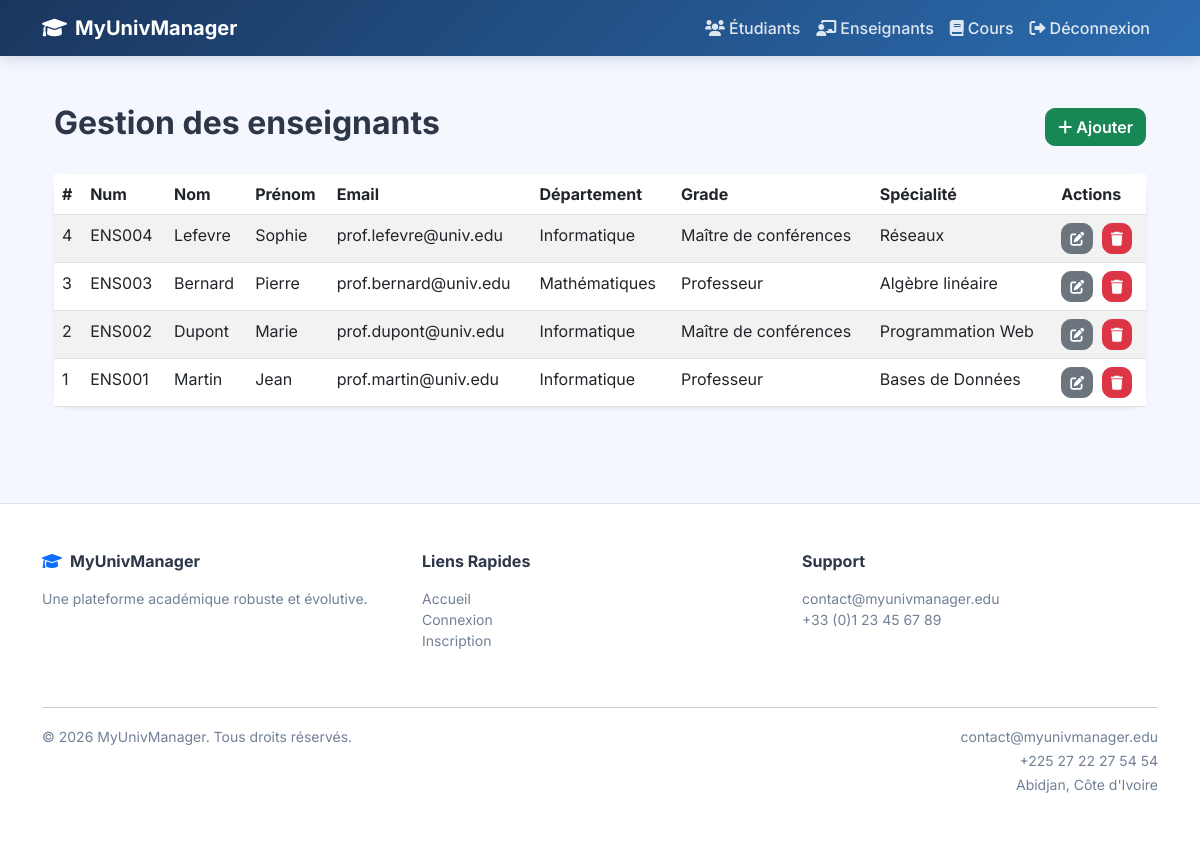
The app's page /backend-php/enseignants.php (signed in) with its own data.
### tables this page shows
CREATE TABLE enseignants (
    idEns INT AUTO_INCREMENT PRIMARY KEY,
    numEns VARCHAR(20) UNIQUE NOT NULL,
    nom VARCHAR(100) NOT NULL,
    prenom VARCHAR(100) NOT NULL,
    email VARCHAR(150),
    departement VARCHAR(100),
    grade VARCHAR(100),
    specialite VARCHAR(150),
    created_at TIMESTAMP DEFAULT CURRENT_TIMESTAMP,
    updated_at TIMESTAMP DEFAULT CURRENT_TIMESTAMP ON UPDATE CURRENT_TIMESTAMP,
    INDEX idx_numEns (numEns)
);

### backend-php/enseignants.php (the view, shortened to what this page needs)
<?php
require 'config.php';
$enseignants = $pdo->query('SELECT * FROM enseignants ORDER BY idEns DESC')->fetchAll();
?>
<div class="container py-5">
    <div class="d-flex justify-content-between align-items-center mb-4">
        <h2 class="fw-bold">Gestion des enseignants</h2>
        <button class="btn btn-success" data-bs-toggle="modal" data-bs-target="#teacherModal">
            <i class="fas fa-plus"></i> Ajouter
        </button>
    </div>
    <div class="card shadow-sm">
        <div class="card-body p-0">
            <table class="table table-striped mb-0">
                <thead>
                    <tr>
                        <th>#</th>
                        <th>Num</th>
                        <th>Nom</th>
                        <th>Prénom</th>
                        <th>Email</th>
                        <th>Département</th>
                        <th>Grade</th>
                        <th>Spécialité</th>
                        <th>Actions</th>
                    </tr>
                </thead>
                <tbody>
                    <?php foreach ($enseignants as $e): ?>
                    <tr>
                        <td><?= htmlspecialchars($e['idEns']) ?></td>
                        <td><?= htmlspecialchars($e['numEns']) ?></td>
                        <td><?= htmlspecialchars($e['nom']) ?></td>
                        <td><?= htmlspecialchars($e['prenom']) ?></td>
                        <td><?= htmlspecialchars($e['email']) ?></td>
                        <td><?= htmlspecialchars($e['departement']) ?></td>
                        <td><?= htmlspecialchars($e['grade']) ?></td>
                        <td><?= htmlspecialchars($e['specialite']) ?></td>
                        <td>
                            <button class="btn btn-sm btn-secondary me-1" onclick="editTeacher(<?= $e['idEns'] ?>)">
                                <i class="fas fa-edit"></i>
                            </button>
                            <a href="?action=delete&id=<?= $e['idEns'] ?>" class="btn btn-sm btn-danger" onclick="return confirm('Supprimer cet enseignant ?');">
                                <i class="fas fa-trash"></i>
                            </a>
                        </td>
                    </tr>
                    <?php endforeach; ?>
                </tbody>
            </table>
        </div>
    </div>
</div>

### backend-php/config.php (style rules this page uses)
:root { --univ-blue: #1a365d; --univ-light: #f4f7fe; }
* { font-family: 'Inter', -apple-system, BlinkMacSystemFont, 'Segoe UI', sans-serif; }
body { background-color: var(--univ-light); color: #143048; }
.card { border: none; border-radius: 16px; box-shadow: 0 4px 12px rgba(0,0,0,0.06); transition: all 0.3s ease; }
.btn { border-radius: 10px; font-weight: 600; transition: all 0.3s ease; }

### backend-php/enseignants.php (style rules this page uses)
body { background-color: #f4f7fe; font-family: 'Inter', sans-serif; color: #2d3748; }
.card { border-radius: 20px; }
.table thead { background: #fff; }

### records on screen
enseignants: idEns "4", numEns "ENS004", nom "Lefevre", prenom "Sophie", email "prof.lefevre@univ.edu", departement "Informatique", grade "Maître de conférences", specialite "Réseaux"
enseignants: idEns "3", numEns "ENS003", nom "Bernard", prenom "Pierre", email "prof.bernard@univ.edu", departement "Mathématiques", grade "Professeur", specialite "Algèbre linéaire"
enseignants: idEns "2", numEns "ENS002", nom "Dupont", prenom "Marie", email "prof.dupont@univ.edu", departement "Informatique", grade "Maître de conférences", specialite "Programmation Web"
enseignants: idEns "1", numEns "ENS001", nom "Martin", prenom "Jean", email "prof.martin@univ.edu", departement "Informatique", grade "Professeur", specialite "Bases de Données"
